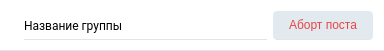
<?xml version="1.0" encoding="UTF-8"?>
<ui version="4.0">
 <class>NoErrorGroupItem</class>
 <widget class="QWidget" name="NoErrorGroupItem">
  <property name="geometry">
   <rect>
    <x>0</x>
    <y>0</y>
    <width>384</width>
    <height>51</height>
   </rect>
  </property>
  <property name="sizePolicy">
   <sizepolicy hsizetype="Preferred" vsizetype="Fixed">
    <horstretch>0</horstretch>
    <verstretch>0</verstretch>
   </sizepolicy>
  </property>
  <property name="minimumSize">
   <size>
    <width>0</width>
    <height>50</height>
   </size>
  </property>
  <property name="windowTitle">
   <string>Form</string>
  </property>
  <property name="styleSheet">
   <string notr="true">border-bottom: 1px solid #E2E4E5;
background-color: white;
</string>
  </property>
  <layout class="QHBoxLayout" name="horizontalLayout">
   <item>
    <widget class="QLabel" name="groupIconLabel">
     <property name="sizePolicy">
      <sizepolicy hsizetype="Fixed" vsizetype="Preferred">
       <horstretch>0</horstretch>
       <verstretch>0</verstretch>
      </sizepolicy>
     </property>
     <property name="styleSheet">
      <string notr="true">border-bottom: 0px;</string>
     </property>
     <property name="text">
      <string/>
     </property>
    </widget>
   </item>
   <item>
    <widget class="QLabel" name="groupNameLabel">
     <property name="font">
      <font>
       <family>Roboto</family>
       <pointsize>9</pointsize>
      </font>
     </property>
     <property name="styleSheet">
      <string notr="true"/>
     </property>
     <property name="text">
      <string>Название группы</string>
     </property>
    </widget>
   </item>
   <item>
    <widget class="QPushButton" name="abortButton">
     <property name="sizePolicy">
      <sizepolicy hsizetype="Fixed" vsizetype="Fixed">
       <horstretch>0</horstretch>
       <verstretch>0</verstretch>
      </sizepolicy>
     </property>
     <property name="cursor">
      <cursorShape>PointingHandCursor</cursorShape>
     </property>
     <property name="styleSheet">
      <string notr="true">QPushButton
{
background-color: #e2e9ef;
color: #e64646;
border-radius: 4px;
padding: 7px 16px 8px;
}

QPushButton:hover
{
	background-color: #dfe6ed;
	text-decoration: underline;
}

QPushButton:pressed
{
	color: #e2e9ef;
	text-decoration: none;
	background-color: #e64646;
}</string>
     </property>
     <property name="text">
      <string>Аборт поста</string>
     </property>
    </widget>
   </item>
  </layout>
 </widget>
 <resources/>
 <connections/>
</ui>
